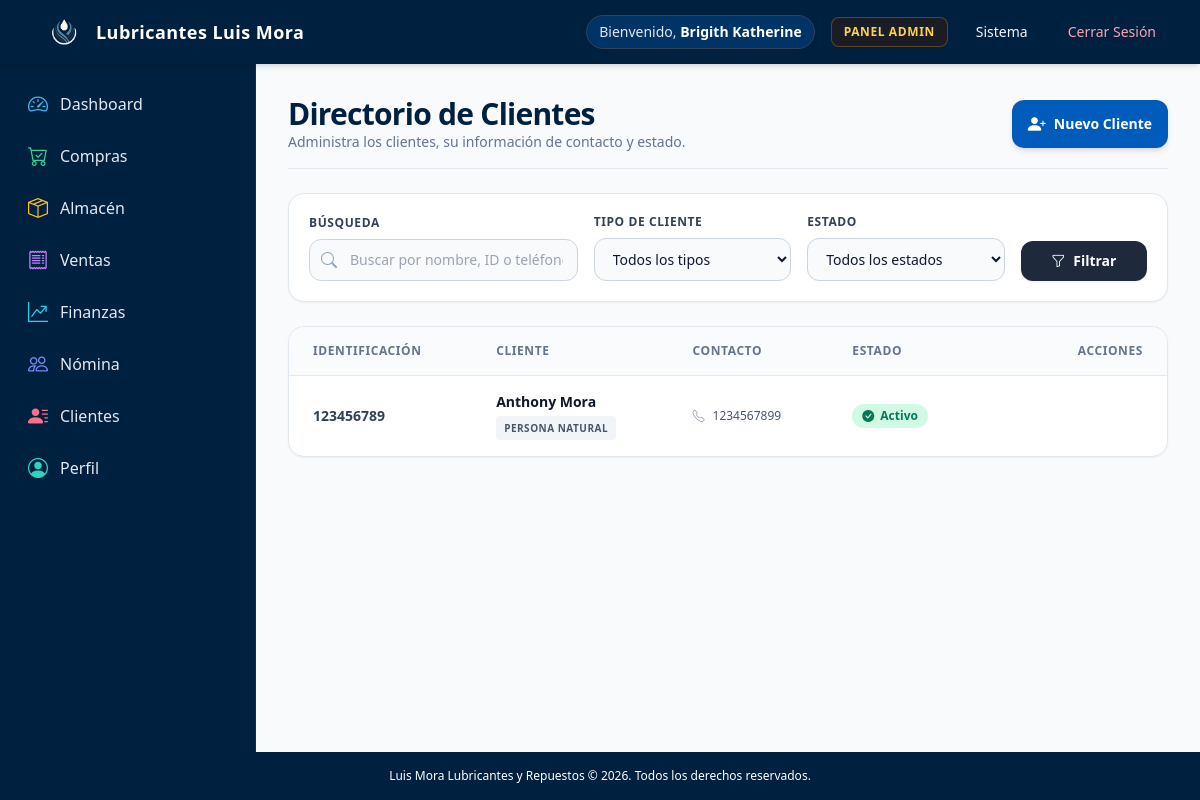
The app's page /clientes/ (signed in), older data.
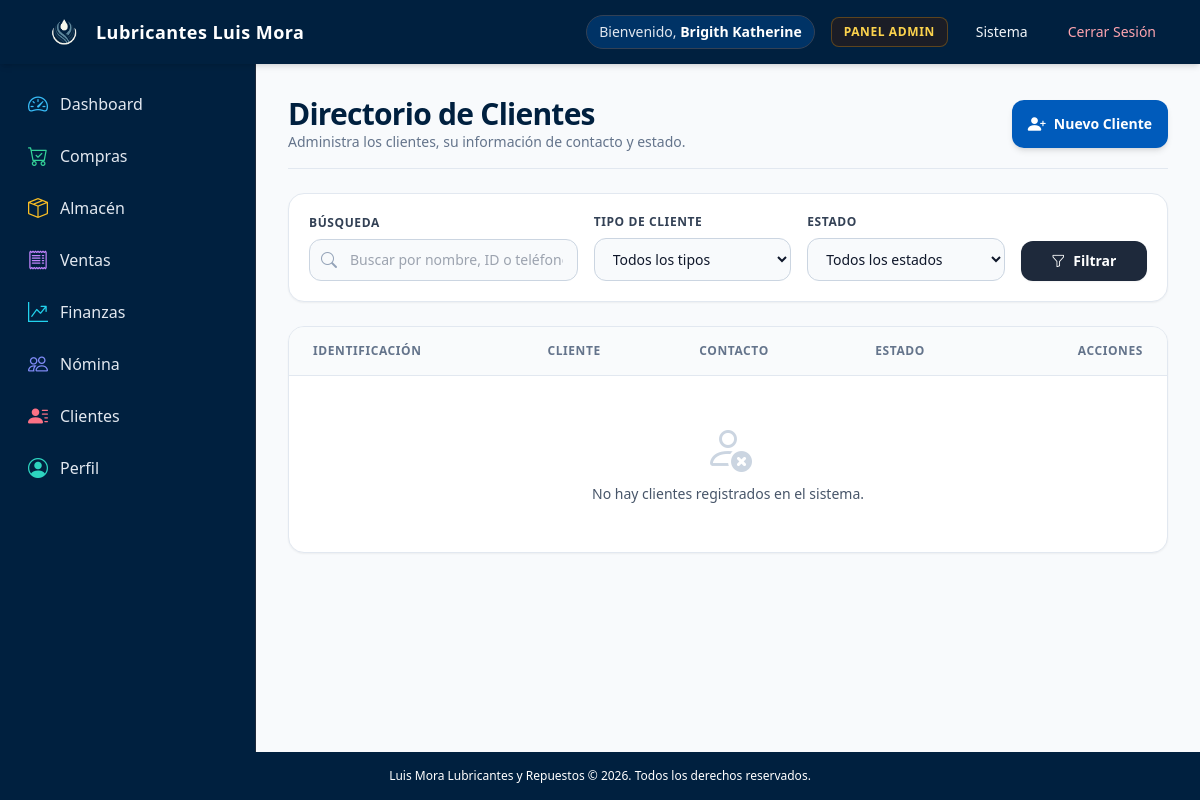
The same page, newer data.
### aplicacion/models.py (models this page shows, shortened)
class Cliente(models.Model):
    TIPO_CHOICES = (
        ('NATURAL', 'Persona Natural'),
        ('JURIDICO', 'Persona Jurídica'),
    )
    tipo = models.CharField(max_length=10, choices=TIPO_CHOICES, default='NATURAL')
    identificacion = models.CharField(max_length=20, unique=True)
    nombre = models.CharField(max_length=100)
    direccion = models.TextField(blank=True)
    telefono = models.CharField(max_length=20, blank=True)
    email = models.EmailField(blank=True)
    activo = models.BooleanField(default=True)
    fecha_creacion = models.DateTimeField(auto_now_add=True)
    class Meta:
        verbose_name = "Cliente"
        verbose_name_plural = "Clientes"

### aplicacion/views.py (the view)
# urls.py: path('clientes/', listar_clientes, name='clientes'),
@login_required
def listar_clientes(request):
    clientes = Cliente.objects.filter(activo=True).order_by('-fecha_creacion')
    tipo = request.GET.get('tipo')
    estado = request.GET.get('estado')
    search_query = request.GET.get('search')
    if tipo:
        clientes = clientes.filter(tipo=tipo)
    if estado:
        clientes = clientes.filter(activo=estado == 'activo')
    if search_query:
        clientes = clientes.filter(
            models.Q(nombre__icontains=search_query) |
            models.Q(identificacion__icontains=search_query) |
            models.Q(telefono__icontains=search_query)
        )
    paginator = Paginator(clientes, 10)
    page_number = request.GET.get('page')
    page_obj = paginator.get_page(page_number)
    search_form = ClienteSearchForm(request.GET or None)
    return render(request, 'vistas/clientes.html', {
        'clientes': page_obj,
        'page_obj': page_obj,
        'search_form': search_form
    })

### aplicacion/forms.py
class ClienteSearchForm(forms.Form):
    TIPO_CHOICES = [
        ('', 'Todos los tipos'),
        ('NATURAL', 'Persona Natural'),
        ('JURIDICO', 'Persona Jurídica'),
    ]
    ESTADO_CHOICES = [
        ('', 'Todos los estados'),
        ('activo', 'Activo'),
        ('inactivo', 'Inactivo'),
    ]
    search = forms.CharField(
        required=False,
        widget=forms.TextInput(attrs={
            'placeholder': 'Buscar por nombre, ID o teléfono',
            'class': 'form-control'
        })
    )
    tipo = forms.ChoiceField(
        choices=TIPO_CHOICES,
        required=False,
        widget=forms.Select(attrs={'class': 'form-select'})
    )
    estado = forms.ChoiceField(
        choices=ESTADO_CHOICES,
        required=False,
        widget=forms.Select(attrs={'class': 'form-select'})
    )

### templates/vistas/clientes.html (shortened to what the changed rows need)
{% extends 'paneles/admin.html' %}
{% load static %}
{% block dashboard %}
<div class="flex flex-col md:flex-row md:items-center justify-between pb-4 border-b border-slate-200 mb-6 gap-4">
  <div>
    <h1 class="text-2xl sm:text-3xl font-extrabold text-brand-dark tracking-tight">Directorio de Clientes</h1>
  </div>
</div>
<div class="bg-white rounded-2xl shadow-sm border border-slate-200 overflow-hidden mb-6">
  <div class="overflow-x-auto">
    <table class="w-full text-sm text-left text-slate-600">
      <thead class="text-xs text-slate-500 uppercase bg-slate-50/80 border-b border-slate-200">
        <tr>
          <th scope="col" class="px-6 py-4 font-bold tracking-wider">Identificación</th>
          <th scope="col" class="px-6 py-4 font-bold tracking-wider">Cliente</th>
          <th scope="col" class="px-6 py-4 font-bold tracking-wider">Contacto</th>
          <th scope="col" class="px-6 py-4 font-bold tracking-wider">Estado</th>
          <th scope="col" class="px-6 py-4 font-bold tracking-wider text-right">Acciones</th>
        </tr>
      </thead>
      <tbody class="divide-y divide-slate-100">
        {% for cliente in clientes %}
        <tr class="hover:bg-slate-50/60 transition group">
          <td class="px-6 py-4 font-semibold text-slate-700">
            {{ cliente.identificacion }}
          </td>
          <td class="px-6 py-4">
            <div class="font-bold text-slate-900">{{ cliente.nombre }}</div>
            <span class="inline-flex items-center px-2 py-0.5 rounded text-[10px] font-bold uppercase tracking-wider bg-slate-100 text-slate-600 mt-1">
              {{ cliente.get_tipo_display }}
            </span>
          </td>
          <td class="px-6 py-4 space-y-1">
            {% if cliente.telefono %}
            <div class="flex items-center text-xs text-slate-600"><i class="bi bi-telephone text-slate-400 mr-2"></i> {{ cliente.telefono }}</div>
            {% endif %}
          </td>
          <td class="px-6 py-4">
            {% if cliente.activo %}
            <span class="inline-flex items-center px-2.5 py-1 rounded-full text-xs font-bold bg-emerald-100 text-emerald-700">
              <i class="bi bi-check-circle-fill mr-1.5"></i> Activo
            </span>
            {% else %}
            <span class="inline-flex items-center px-2.5 py-1 rounded-full text-xs font-bold bg-rose-100 text-rose-700">
              <i class="bi bi-x-circle-fill mr-1.5"></i> Inactivo
            </span>
            {% endif %}
          </td>
          <td class="px-6 py-4 text-right">
          </td>
        </tr>
        {% empty %}
        <tr>
          <td colspan="5" class="px-6 py-12 text-center text-slate-500">
            <div class="flex flex-col items-center justify-center">
              <i class="bi bi-person-x text-5xl mb-3 text-slate-300"></i>
              <p class="text-sm font-medium text-slate-600">
                {% if request.GET %}
                No se encontraron clientes con los filtros aplicados.
                {% else %}
                No hay clientes registrados en el sistema.
                {% endif %}
              </p>
            </div>
          </td>
        </tr>
        {% endfor %}
      </tbody>
    </table>
  </div>
</div>
{% endblock %}

Row changes from the older to the newer data that the page shows:
removed Cliente: identificacion "123456789", nombre "Anthony Mora", tipo "PERSONA NATURAL", telefono "1234567899", activo True (drawn)
Text that changed along with them:
text now shown: "No hay clientes registrados en el sistema."
